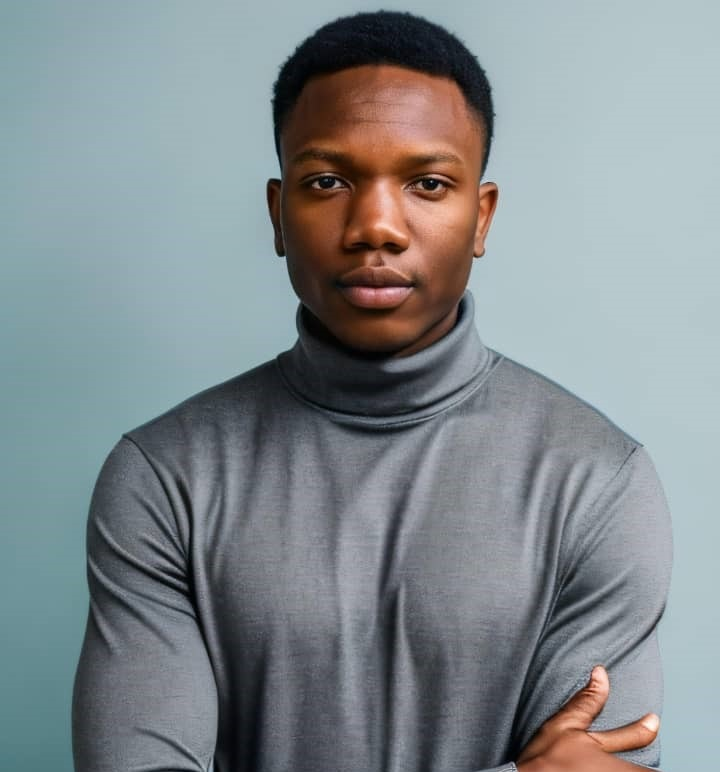
#> input picture Deep_learning Machine learnia/Niveau3/jl.jpg, 720 x 772 px
$ python exercice4.py
#> lines starting #> are read from the running program, lines starting #| are printed output that depends on the picture
#> further down, image is the input picture: PIL image 720x772 RGB; mean R, G, B 130, 138.1, 141.6
# -*- coding: utf-8 -*-
"""
Created on Sat Mar 23 19:22:07 2024

@author: HOME
"""

from PIL import Image

def symetrie_horizontale(pimg):
    """
    Réalise une symétrie horizontale de l'image.

    Description:
    Cette fonction prend une image en paramètre et réalise une symétrie horizontale,
    c'est-à-dire qu'elle inverse l'ordre des lignes de l'image.

    Paramètres:
    pimg : Image PIL
        L'image à symétriser horizontalement.

    Retour:
    Image PIL : L'image avec la symétrie horizontale réalisée.
    """
    largeur, hauteur = pimg.size
#> largeur = 720; hauteur = 772
    img_symetrie_horizontale = Image.new('RGB', (largeur, hauteur))
#> img_symetrie_horizontale: PIL image 720x772 RGB; every value is 0

    for y in range(hauteur):
        for x in range(largeur):
            pixel = pimg.getpixel((x, y))
            img_symetrie_horizontale.putpixel((x, hauteur - y - 1), pixel)
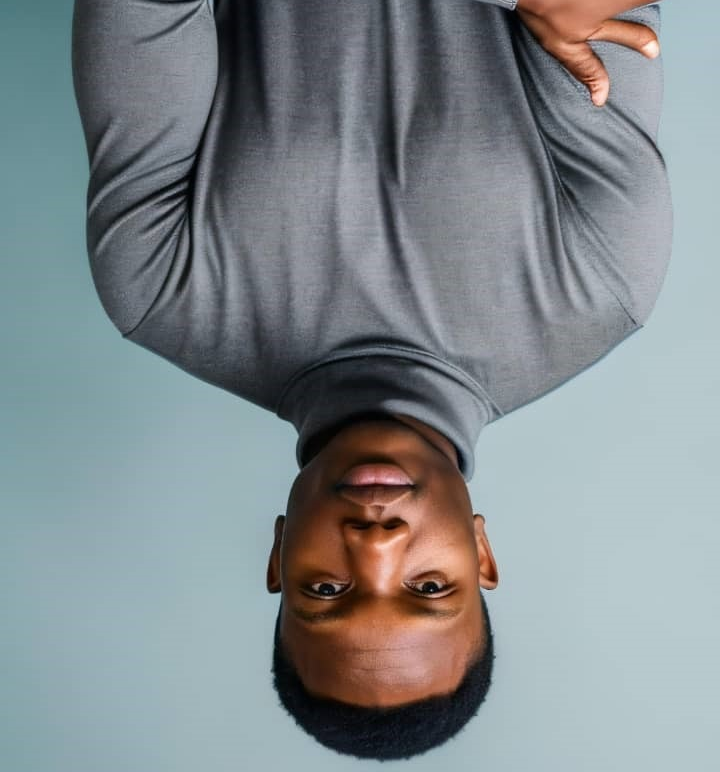
#> img_symetrie_horizontale: PIL image 720x772 RGB; mean R, G, B 130, 138.1, 141.6

    return img_symetrie_horizontale

def symetrie_verticale(pimg):
    """
    Réalise une symétrie verticale de l'image.

    Description:
    Cette fonction prend une image en paramètre et réalise une symétrie verticale,
    c'est-à-dire qu'elle inverse l'ordre des colonnes de l'image.

    Paramètres:
    pimg : Image PIL
        L'image à symétriser verticalement.

    Retour:
    Image PIL : L'image avec la symétrie verticale réalisée.
    """
    largeur, hauteur = pimg.size
#> largeur = 720; hauteur = 772
    img_symetrie_verticale = Image.new('RGB', (largeur, hauteur))

    for y in range(hauteur):
        for x in range(largeur):
            pixel = pimg.getpixel((x, y))
            img_symetrie_verticale.putpixel((largeur - x - 1, y), pixel)
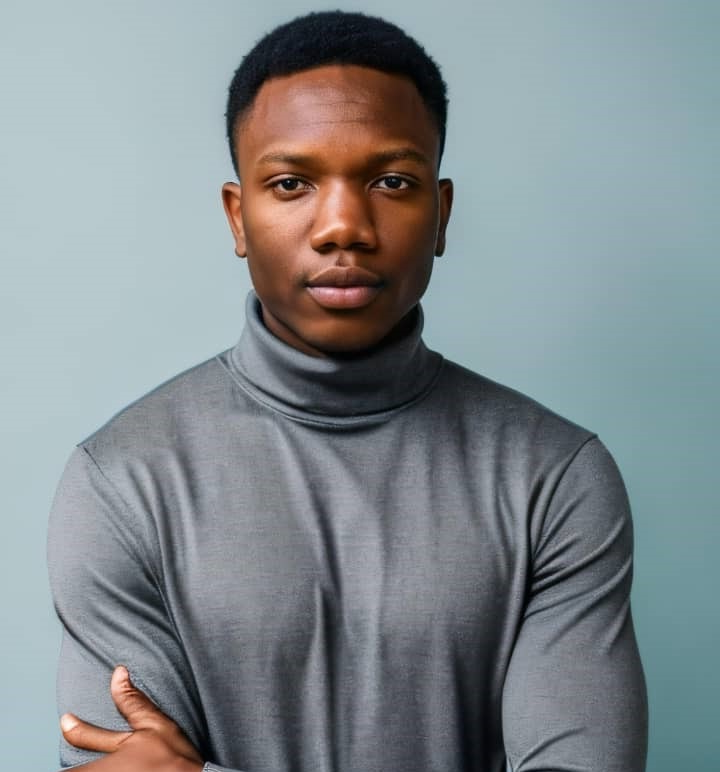
#> img_symetrie_verticale: PIL image 720x772 RGB; mean R, G, B 130, 138.1, 141.6

    return img_symetrie_verticale

# Charger l'image sur laquelle réaliser les symétries
image = Image.open('jl.jpg')

# Réaliser la symétrie horizontale et afficher l'image résultante
symetrie_horizontale_image = symetrie_horizontale(image)
symetrie_horizontale_image.show()

# Réaliser la symétrie verticale et afficher l'image résultante
symetrie_verticale_image = symetrie_verticale(image)
symetrie_verticale_image.show()
